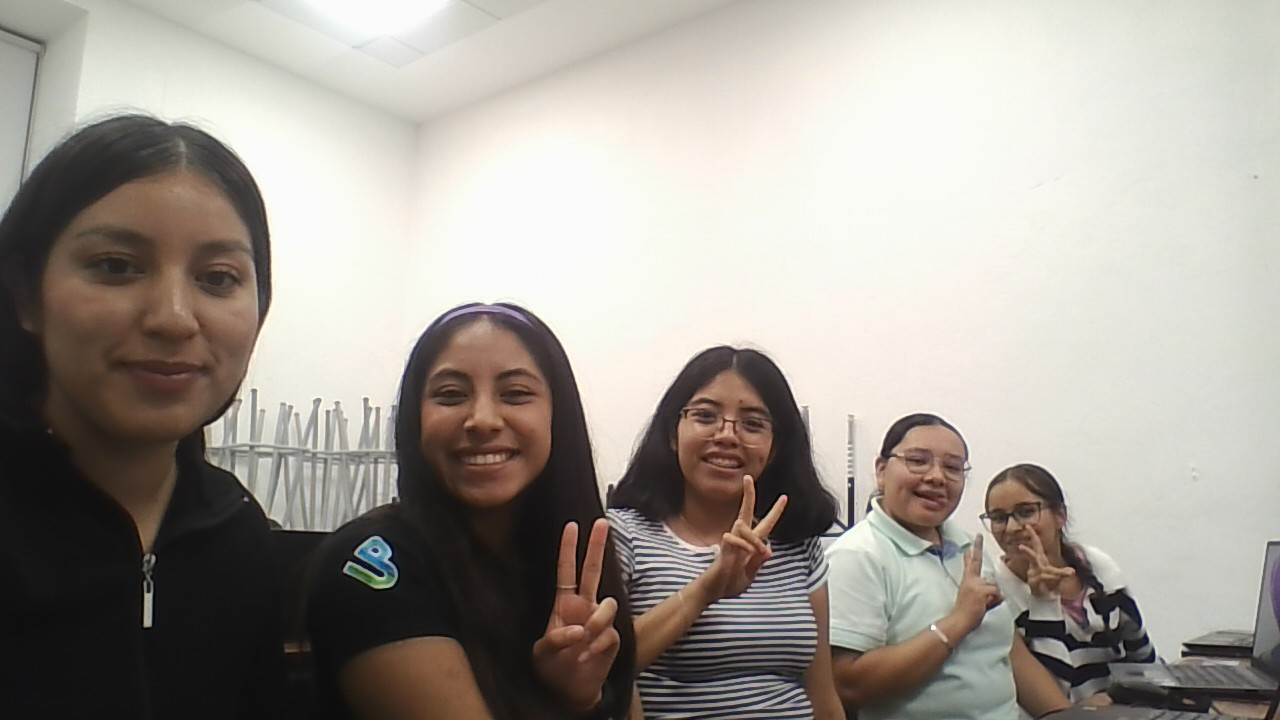
#> input picture data/nenuks.jpeg, 1280 x 720 px
$ python image_registration.py
#> lines starting #> are read from the running program, lines starting #| are printed output that depends on the picture
import cv2
import numpy as np
import os

img_ref_path = "../data/nenuks.jpeg"
img_chueca_path = "../data/nenuks_chuecas.jpeg"
output_folder = "../out"
output_path = os.path.join(output_folder, 'output.jpeg')

if not os.path.exists(output_folder):
    os.makedirs(output_folder)

# cargar imágenes
img_ref_color = cv2.imread(img_ref_path)
#> img_ref_color is the input picture: shape (720, 1280, 3); mean B, G, R 148.4, 155.9, 161.9
img_chueca_color = cv2.imread(img_chueca_path)
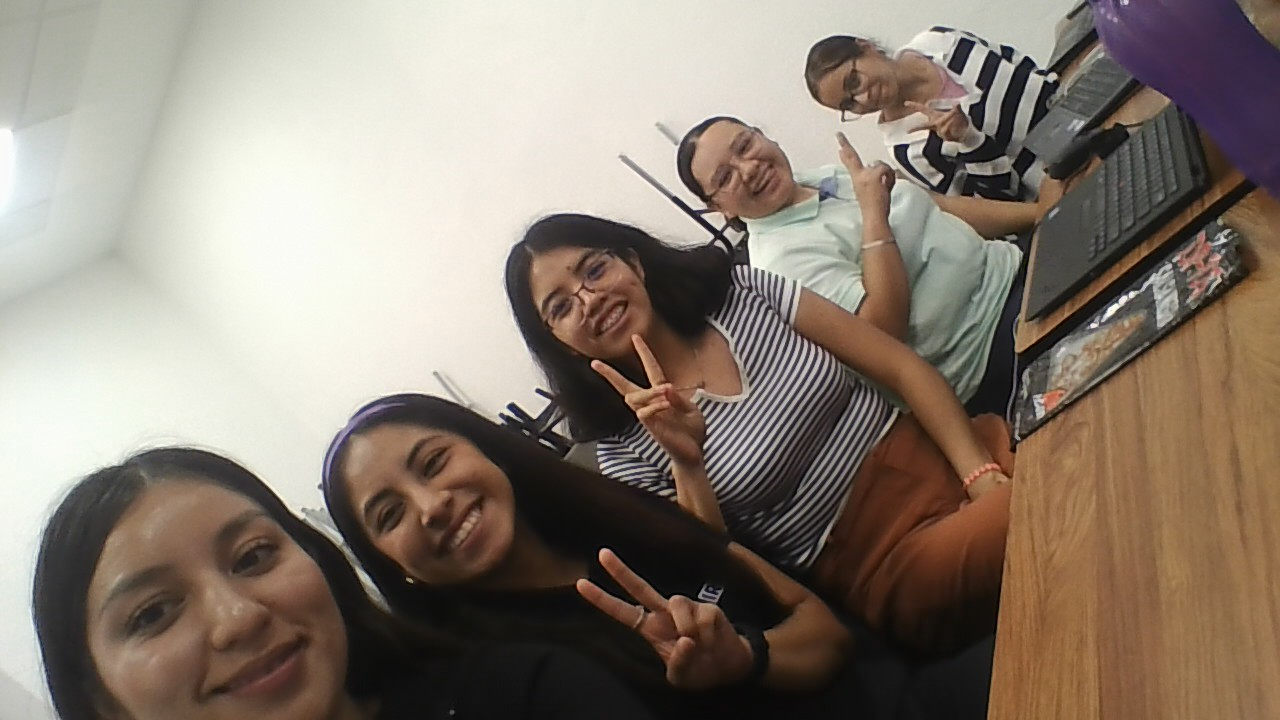
#> input picture data/nenuks_chuecas.jpeg, 1280 x 720 px
#> img_chueca_color is the input picture: shape (720, 1280, 3); mean B, G, R 114.7, 126.5, 138.5

if img_ref_color is None or img_chueca_color is None:
    print("Error: Revisa que las rutas de las imágenes sean correctas.")
    exit()

# convertir a escala de grises
img_ref = cv2.cvtColor(img_ref_color, cv2.COLOR_BGR2GRAY)
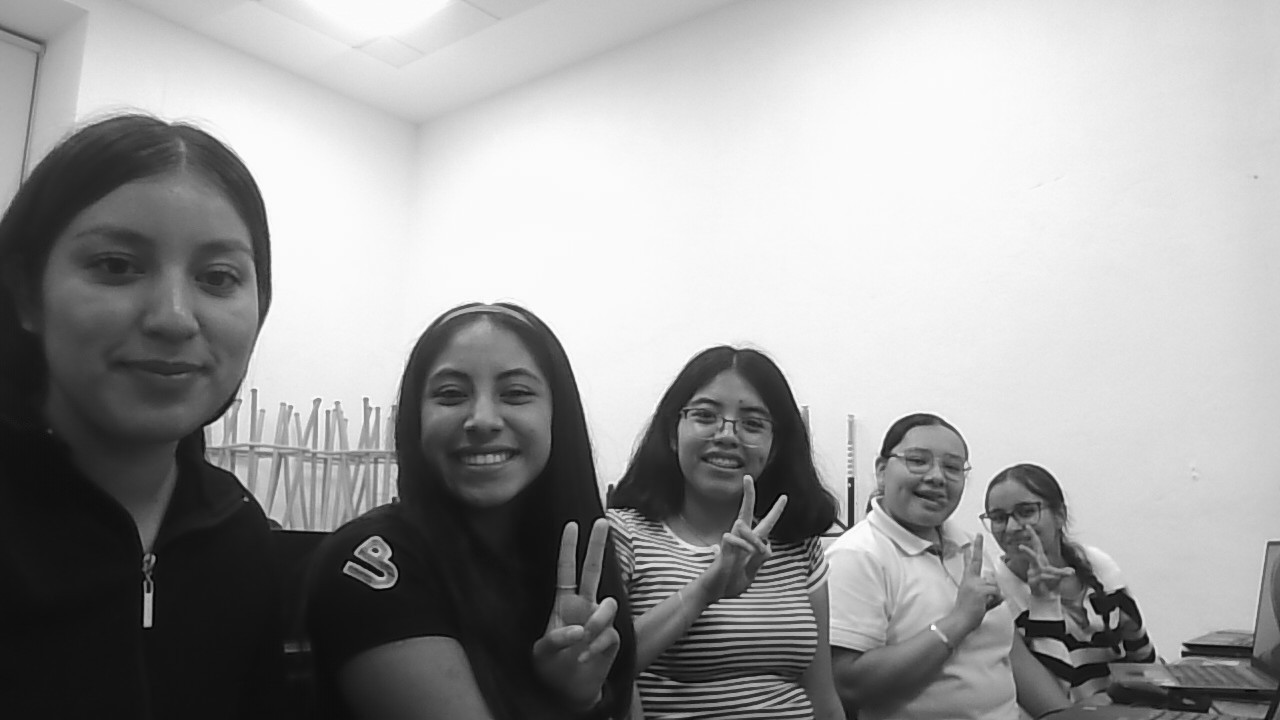
#> img_ref: shape (720, 1280); min 0, max 255, mean 156.9
img_chueca = cv2.cvtColor(img_chueca_color, cv2.COLOR_BGR2GRAY)
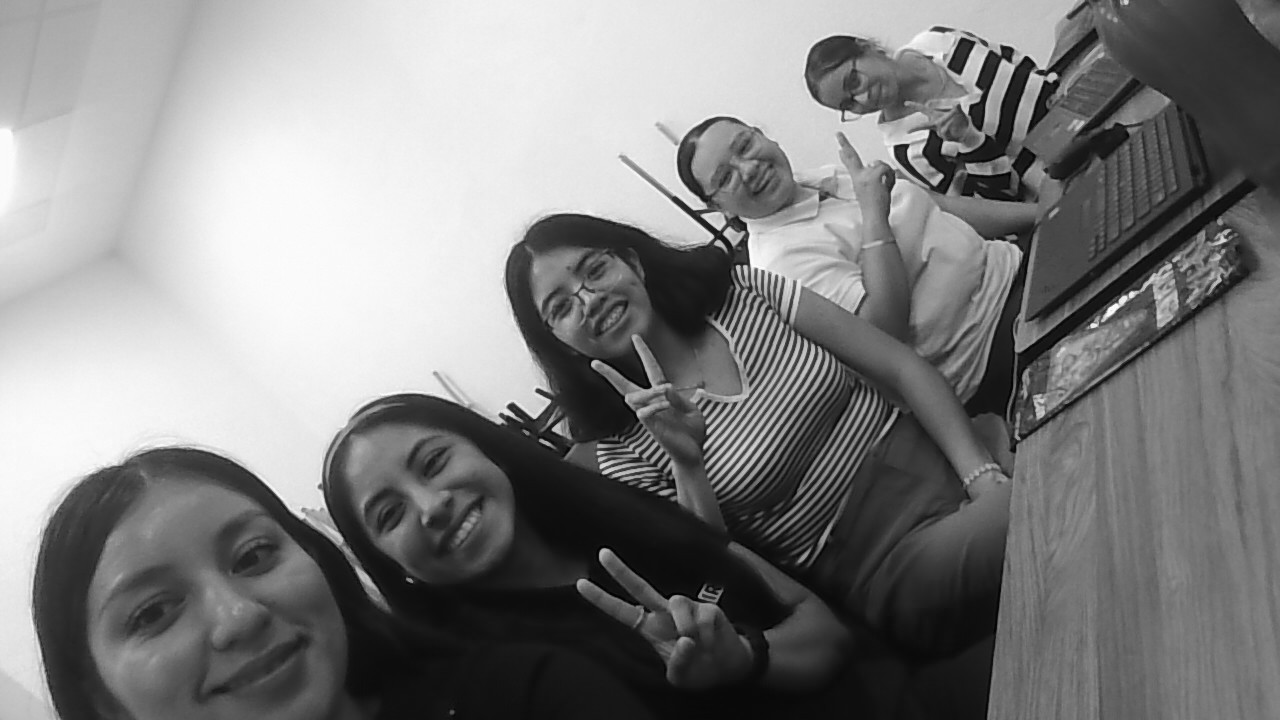
#> img_chueca: shape (720, 1280); min 0, max 255, mean 128.8
height, width = img_ref.shape[:2]
#> height = 720; width = 1280

# crear detector ORB
orb_detector = cv2.ORB_create(nfeatures=10000, scoreType=cv2.ORB_HARRIS_SCORE)
kp1, d1 = orb_detector.detectAndCompute(img_chueca, None)
#> kp1 = 8963 keypoints; strongest (x, y, size): (906, 145, 44.6), (907, 145, 37.2), (894, 147, 31), (720, 232, 64.3)
kp2, d2 = orb_detector.detectAndCompute(img_ref, None)
#> kp2 = 6039 keypoints; strongest (x, y, size): (870, 508, 44.6), (844, 527, 64.3), (844, 525, 77.1), (845, 528, 44.6)

# emparejar características
matcher = cv2.BFMatcher(cv2.NORM_HAMMING, crossCheck=True)
matches = list(matcher.match(d1, d2))
#> matches = 1696 matches

if len(matches) < 10:
    print("No se encontraron suficientes puntos en común.")
    exit()

# ordenar y filtrar
matches.sort(key=lambda x: x.distance)
matches = matches[:int(len(matches) * 0.9)]
#> matches = 1526 matches
no_of_matches = len(matches)
#> no_of_matches = 1526

# extraer coordenadas
p_chueca = np.zeros((no_of_matches, 2))
p_ref = np.zeros((no_of_matches, 2))

for i in range(len(matches)):
    p_chueca[i, :] = kp1[matches[i].queryIdx].pt
    p_ref[i, :] = kp2[matches[i].trainIdx].pt
#> after the loop, p_chueca = 1526 pairs, first value 35 to 1240, second value 31 to 667.2; p_ref = 1526 pairs, first value 37.2 to 1247, second value 46.8 to 684

# calcular homografía
homography, mask = cv2.findHomography(p_chueca, p_ref, cv2.RANSAC, 3.0)
#> homography = [[1.59, -1.06, 631.8], [1.89, 1.12, -700.5], [0.00106, 0.000338, 1]]; mask = 1526 values, max 1 at index 0, min 0 at index 1, mean 0.0754
transformed_img = cv2.warpPerspective(img_chueca_color, homography, (width, height))
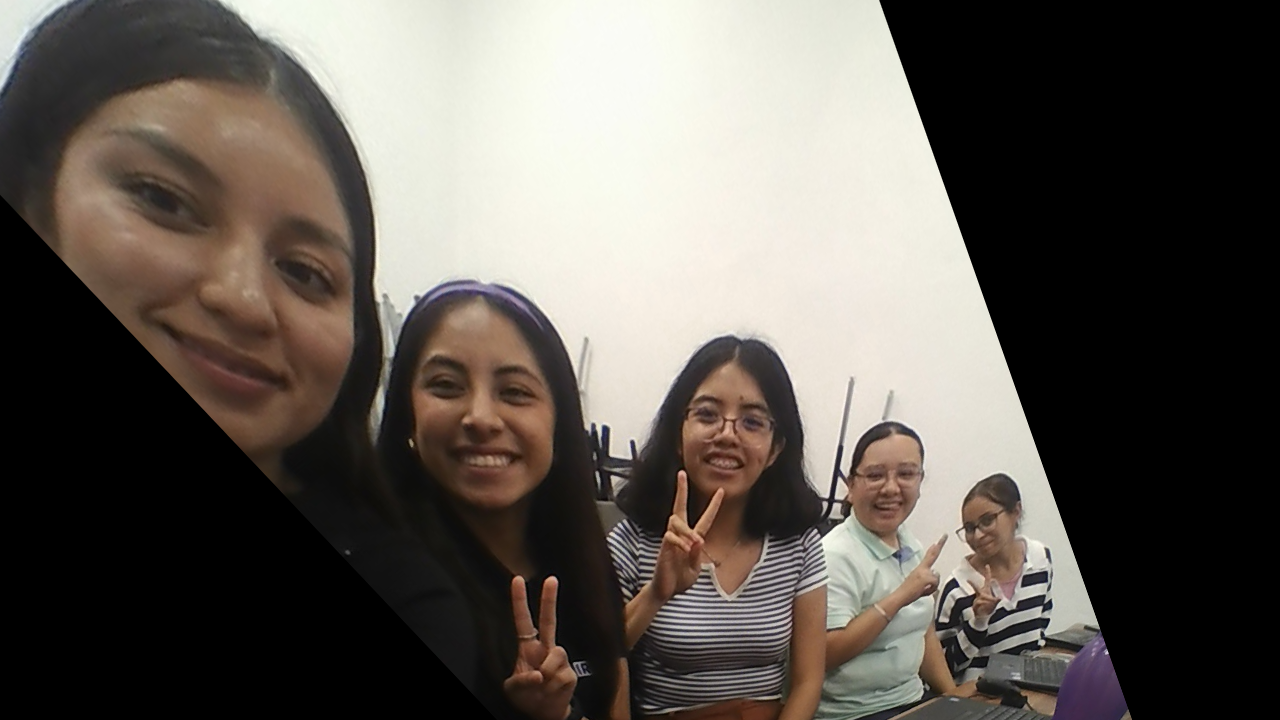
#> transformed_img: shape (720, 1280, 3); mean B, G, R 83.8, 90, 95.9

# guardar resultado
cv2.imwrite(output_path, transformed_img)
print(f"¡Éxito! La imagen enderezada se guardó en: {output_path}")
